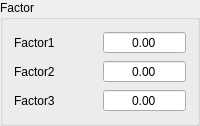
            <widget class="QGroupBox" name="groupBox_6">
             <property name="title">
              <string>Factor</string>
             </property>
             <layout class="QGridLayout" name="gridLayout_10">
              <item row="0" column="0">
               <layout class="QGridLayout" name="gridLayout_11">
                <item row="2" column="0">
                 <widget class="QLabel" name="label_15">
                  <property name="text">
                   <string>Factor3</string>
                  </property>
                 </widget>
                </item>
                <item row="1" column="0">
                 <widget class="QLabel" name="label_16">
                  <property name="text">
                   <string>Factor2</string>
                  </property>
                 </widget>
                </item>
                <item row="0" column="0">
                 <widget class="QLabel" name="label_17">
                  <property name="text">
                   <string>Factor1</string>
                  </property>
                 </widget>
                </item>
                <item row="0" column="1">
                 <widget class="QDoubleSpinBox" name="edit_factor_1">
                  <property name="alignment">
                   <set>Qt::AlignCenter</set>
                  </property>
                  <property name="readOnly">
                   <bool>true</bool>
                  </property>
                  <property name="buttonSymbols">
                   <enum>QAbstractSpinBox::NoButtons</enum>
                  </property>
                  <property name="singleStep">
                   <double>0.010000000000000</double>
                  </property>
                 </widget>
                </item>
                <item row="1" column="1">
                 <widget class="QDoubleSpinBox" name="edit_factor_2">
                  <property name="alignment">
                   <set>Qt::AlignCenter</set>
                  </property>
                  <property name="readOnly">
                   <bool>true</bool>
                  </property>
                  <property name="buttonSymbols">
                   <enum>QAbstractSpinBox::NoButtons</enum>
                  </property>
                  <property name="singleStep">
                   <double>0.010000000000000</double>
                  </property>
                 </widget>
                </item>
                <item row="2" column="1">
                 <widget class="QDoubleSpinBox" name="edit_factor_3">
                  <property name="alignment">
                   <set>Qt::AlignCenter</set>
                  </property>
                  <property name="readOnly">
                   <bool>true</bool>
                  </property>
                  <property name="buttonSymbols">
                   <enum>QAbstractSpinBox::NoButtons</enum>
                  </property>
                  <property name="singleStep">
                   <double>0.010000000000000</double>
                  </property>
                 </widget>
                </item>
               </layout>
              </item>
             </layout>
            </widget>
